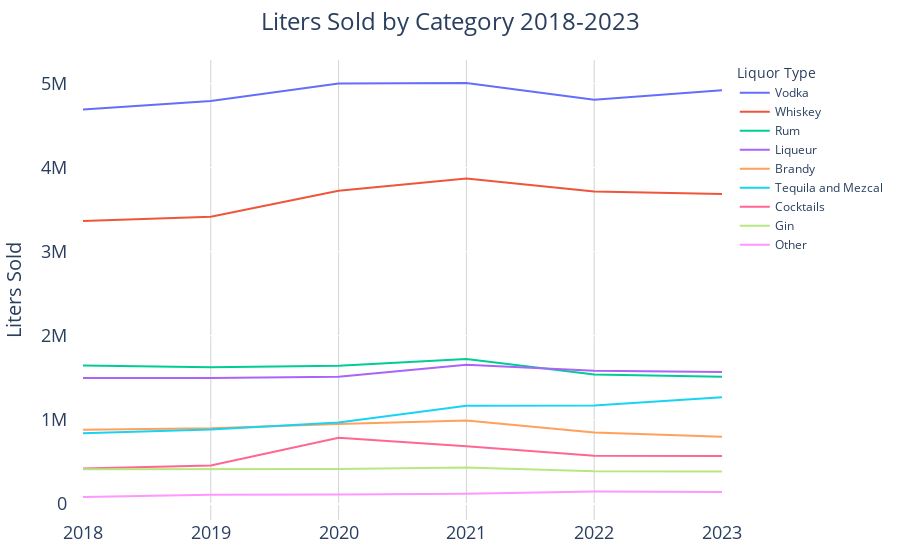

The notebook cell this image was saved under:
### Code cell
#liters_county_month_df.sort_values(by=['month_year'], inplace=True)
fig = px.line(
    cat_year_df,
    x='year',
    y='liters_sold_per_cat',
    orientation='h',  # Horizontal bar chart
    color='liquor_type',  # Assign colors based on field
    labels={'liters_sold_per_cat': 'Liters Sold ', 'year': 'Year ', 'liquor_type': 'Liquor Type ' },  # Custom labels
    height=600  # Adjust height to accommodate all counties
)

# Update layout
fig.update_layout(
    xaxis=dict(
        title=None,
        tickfont=dict(size=18),
        title_font = dict(size = 20),
        showgrid = True,
        gridcolor = 'LightGrey'

    ), 
    yaxis=dict(
        title= 'Liters Sold',
        title_font = dict(size = 20),
        tickfont=dict(size=18),
        ticksuffix = '   ', #used to create pad between ytick labels and chart
        tickformat=".0s" # No decimal places, use SI notation
    ),
    
    title=dict(
        text = "Liters Sold by Category 2018-2023",
        font = dict(size = 30),
        x = .5,
        xanchor = 'center',
        font_size = 24
     ),
    
    legend = dict(
        title = 'Liquor Type'),

    plot_bgcolor='rgba(0,0,0,0)',  # Transparent background for the plot area
    margin=dict(l=40, r=40, t=60, b=40),  # Left, Right, Top, Bottom margins
    
)

fig.show()

### Figure 1 — Plotly figure (JSON) as saved in the notebook; plotly's stock layout.template omitted (floating-point values rounded to 4 significant figures)
{"data": [{"hovertemplate": "Liquor Type =Vodka<br>Year =%{x}<br>Liters Sold =%{y}<extra></extra>", "legendgroup": "Vodka", "line": {"color": "#636efa", "dash": "solid"}, "marker": {"symbol": "circle"}, "mode": "lines", "name": "Vodka", "orientation": "h", "showlegend": true, "type": "scatter", "x": [2018, 2019, 2020, 2021, 2022, 2023], "xaxis": "x", "y": [4690000.0, 4793000.0, 4998000.0, 5005000.0, 4807000.0, 4919000.0], "yaxis": "y"}, {"hovertemplate": "Liquor Type =Whiskey<br>Year =%{x}<br>Liters Sold =%{y}<extra></extra>", "legendgroup": "Whiskey", "line": {"color": "#EF553B", "dash": "solid"}, "marker": {"symbol": "circle"}, "mode": "lines", "name": "Whiskey", "orientation": "h", "showlegend": true, "type": "scatter", "x": [2018, 2019, 2020, 2021, 2022, 2023], "xaxis": "x", "y": [3364000.0, 3414000.0, 3722000.0, 3871000.0, 3715000.0, 3685000.0], "yaxis": "y"}, {"hovertemplate": "Liquor Type =Rum<br>Year =%{x}<br>Liters Sold =%{y}<extra></extra>", "legendgroup": "Rum", "line": {"color": "#00cc96", "dash": "solid"}, "marker": {"symbol": "circle"}, "mode": "lines", "name": "Rum", "orientation": "h", "showlegend": true, "type": "scatter", "x": [2018, 2019, 2020, 2021, 2022, 2023], "xaxis": "x", "y": [1647000.0, 1624000.0, 1642000.0, 1723000.0, 1538000.0, 1512000.0], "yaxis": "y"}, {"hovertemplate": "Liquor Type =Liqueur<br>Year =%{x}<br>Liters Sold =%{y}<extra></extra>", "legendgroup": "Liqueur", "line": {"color": "#ab63fa", "dash": "solid"}, "marker": {"symbol": "circle"}, "mode": "lines", "name": "Liqueur", "orientation": "h", "showlegend": true, "type": "scatter", "x": [2018, 2019, 2020, 2021, 2022, 2023], "xaxis": "x", "y": [1498000.0, 1498000.0, 1511000.0, 1653000.0, 1584000.0, 1568000.0], "yaxis": "y"}, {"hovertemplate": "Liquor Type =Brandy<br>Year =%{x}<br>Liters Sold =%{y}<extra></extra>", "legendgroup": "Brandy", "line": {"color": "#FFA15A", "dash": "solid"}, "marker": {"symbol": "circle"}, "mode": "lines", "name": "Brandy", "orientation": "h", "showlegend": true, "type": "scatter", "x": [2018, 2019, 2020, 2021, 2022, 2023], "xaxis": "x", "y": [881500.0, 898800.0, 950500.0, 992100.0, 850300.0, 797200.0], "yaxis": "y"}, {"hovertemplate": "Liquor Type =Tequila and Mezcal<br>Year =%{x}<br>Liters Sold =%{y}<extra></extra>", "legendgroup": "Tequila and Mezcal", "line": {"color": "#19d3f3", "dash": "solid"}, "marker": {"symbol": "circle"}, "mode": "lines", "name": "Tequila and Mezcal", "orientation": "h", "showlegend": true, "type": "scatter", "x": [2018, 2019, 2020, 2021, 2022, 2023], "xaxis": "x", "y": [839500.0, 885400.0, 968900.0, 1168000.0, 1171000.0, 1268000.0], "yaxis": "y"}, {"hovertemplate": "Liquor Type =Cocktails<br>Year =%{x}<br>Liters Sold =%{y}<extra></extra>", "legendgroup": "Cocktails", "line": {"color": "#FF6692", "dash": "solid"}, "marker": {"symbol": "circle"}, "mode": "lines", "name": "Cocktails", "orientation": "h", "showlegend": true, "type": "scatter", "x": [2018, 2019, 2020, 2021, 2022, 2023], "xaxis": "x", "y": [422000.0, 455700.0, 787700.0, 685200.0, 572000.0, 568600.0], "yaxis": "y"}, {"hovertemplate": "Liquor Type =Gin<br>Year =%{x}<br>Liters Sold =%{y}<extra></extra>", "legendgroup": "Gin", "line": {"color": "#B6E880", "dash": "solid"}, "marker": {"symbol": "circle"}, "mode": "lines", "name": "Gin", "orientation": "h", "showlegend": true, "type": "scatter", "x": [2018, 2019, 2020, 2021, 2022, 2023], "xaxis": "x", "y": [411400.0, 415400.0, 416300.0, 433100.0, 389100.0, 384800.0], "yaxis": "y"}, {"hovertemplate": "Liquor Type =Other<br>Year =%{x}<br>Liters Sold =%{y}<extra></extra>", "legendgroup": "Other", "line": {"color": "#FF97FF", "dash": "solid"}, "marker": {"symbol": "circle"}, "mode": "lines", "name": "Other", "orientation": "h", "showlegend": true, "type": "scatter", "x": [2018, 2019, 2020, 2021, 2022, 2023], "xaxis": "x", "y": [82160.0, 107900.0, 111200.0, 121900.0, 146900.0, 140600.0], "yaxis": "y"}], "layout": {"autosize": true, "legend": {"title": {"text": "Liquor Type"}, "tracegroupgap": 0}, "margin": {"b": 40, "l": 40, "r": 40, "t": 60}, "plot_bgcolor": "rgba(0, 0, 0, 0)", "title": {"font": {"size": 24}, "text": "Liters Sold by Category 2018-2023", "x": 0.5, "xanchor": "center"}, "xaxis": {"anchor": "y", "autorange": true, "domain": [0, 1], "gridcolor": "LightGrey", "range": [2018, 2023], "showgrid": true, "tickfont": {"size": 18}, "title": {"font": {"size": 20}}, "type": "linear"}, "yaxis": {"anchor": "x", "autorange": true, "domain": [0, 1], "range": [-191300.0, 5279000.0], "tickfont": {"size": 18}, "tickformat": ".0s", "ticksuffix": "   ", "title": {"font": {"size": 20}, "text": "Liters Sold"}, "type": "linear"}}}
